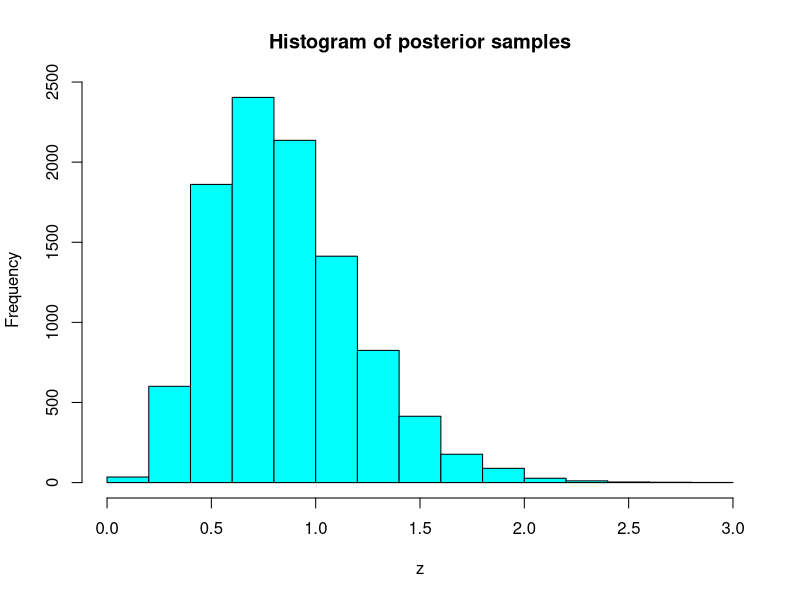
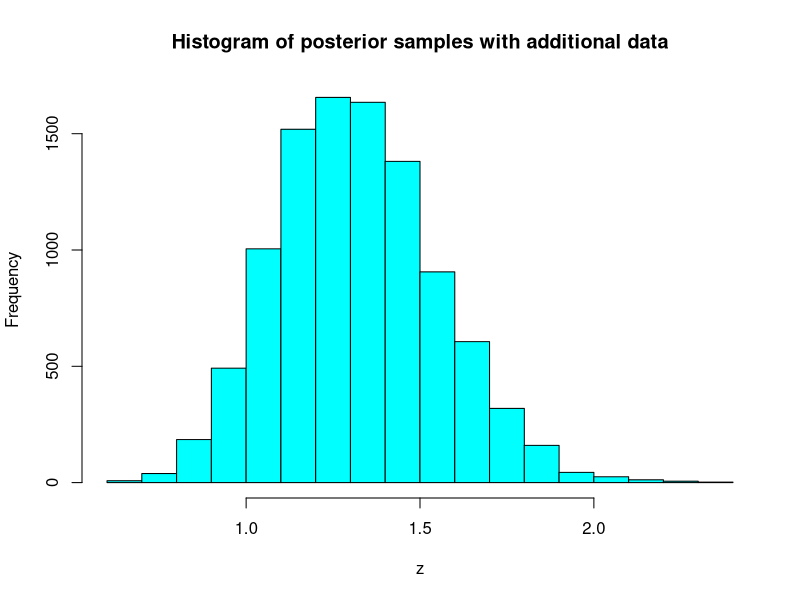
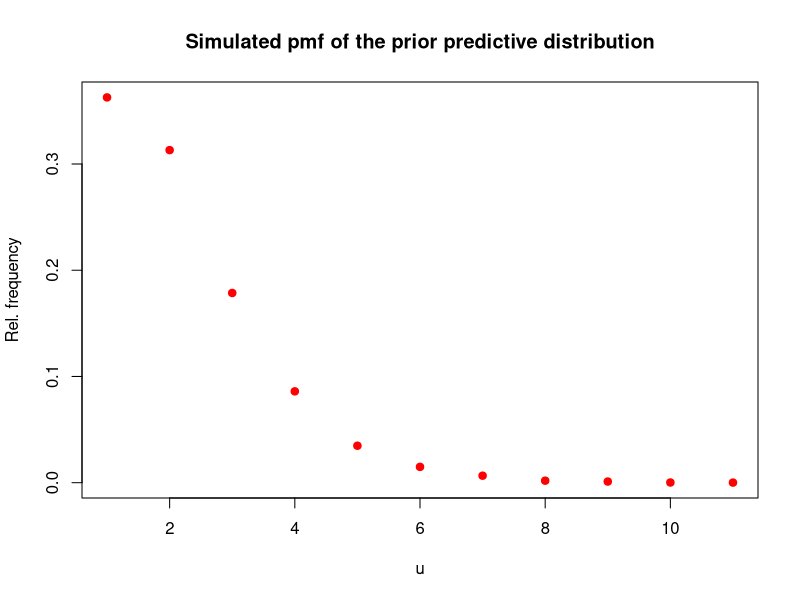
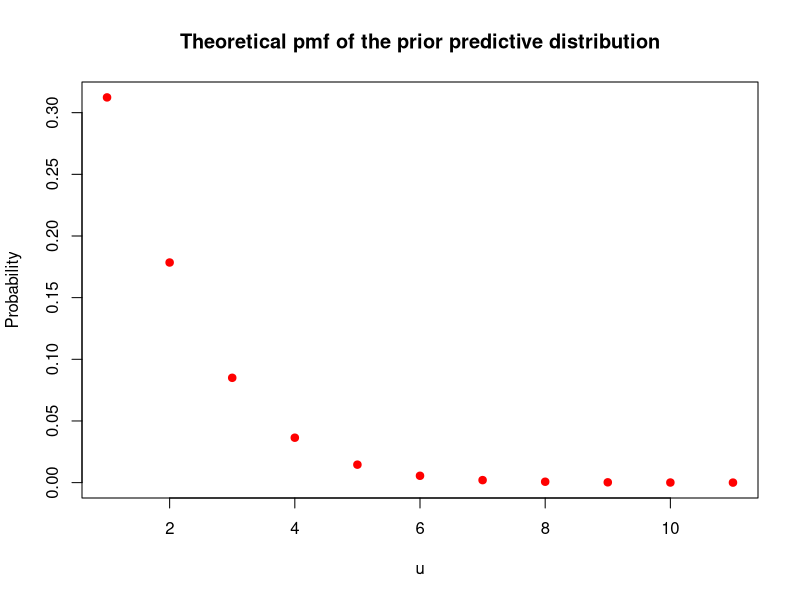
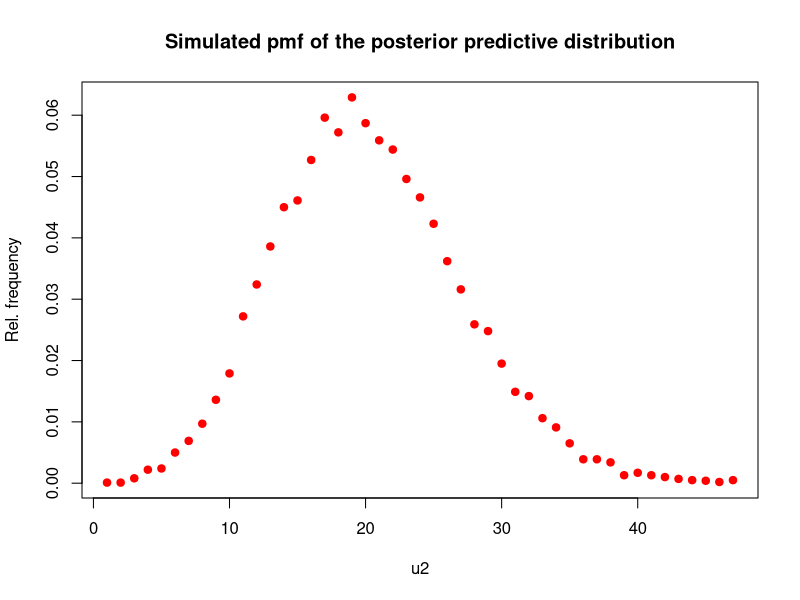
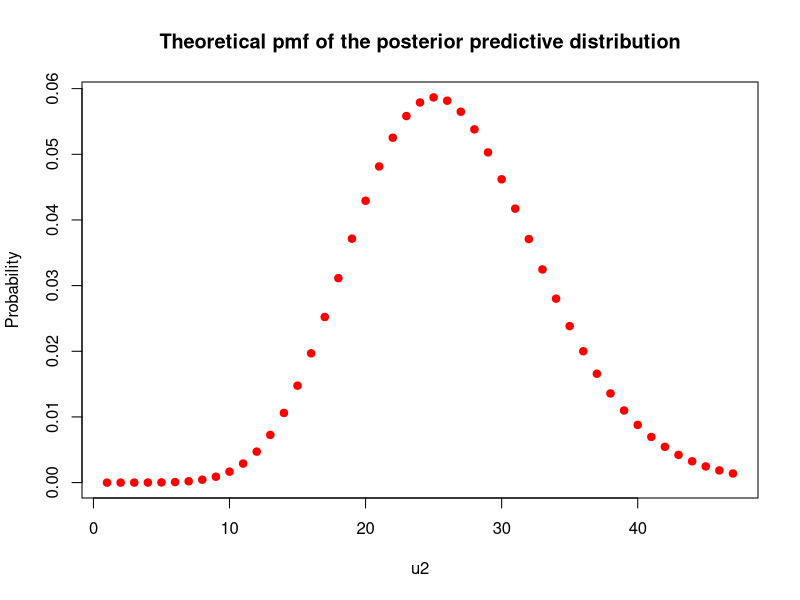
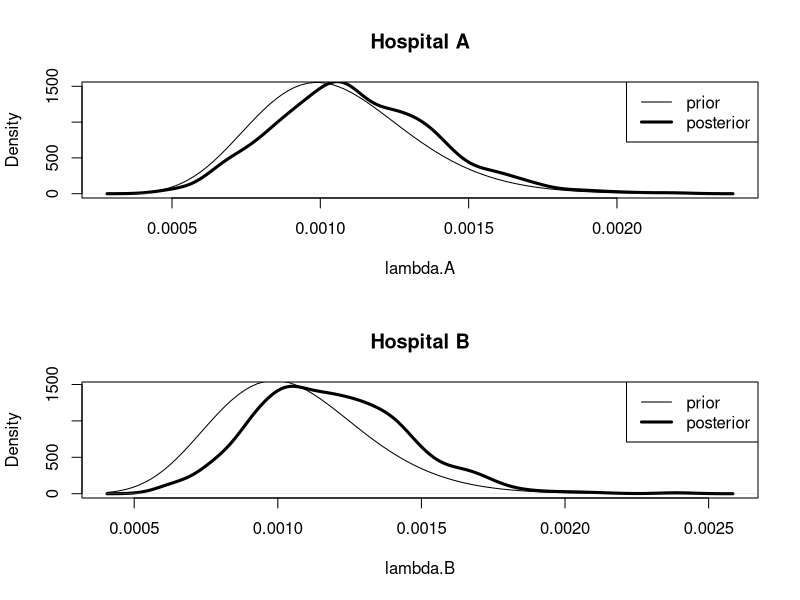

Recreate these plots in R, in order.
## ---- chunk 1
# Prior construction from known information
theta.max<-1.5
theta.average<-0.6
# We find alpha and beta for theta~Gamma(alpha,beta) such that 
# Gamma.expectation = alpha/beta = 0.6
# For instance:
alpha<-6
beta<-10
# 1.5 must be a high quantile of this distribution
round(1-pgamma(1.5,shape=alpha,rate=beta),3)
# or
alpha<-3
beta<-5
# 1.5 must be a high quantile of this distribution
round(1-pgamma(1.5,shape=alpha,rate=beta),3)
## ---- chunk 2
y<-3
x<-2
alpha1<-alpha+y
beta1<-beta+x
m1<-alpha1/beta1
round(m1,3)
# A sample from this posterior
N<-10000
z<-rgamma(N,alpha1,beta1)
hist(z,col="cyan",main="Histogram of posterior samples")
## ---- chunk 3
y2<-30
x2<-20
alpha2<-alpha+y2
beta2<-beta+x2
m2<-alpha2/beta2
round(m2,3)
# A sample from this posterior
N<-10000
z<-rgamma(N,alpha2,beta2)
hist(z,col="cyan",main="Histogram of posterior samples with additional data")
## ---- chunk 4
#
# Insert here your code
#
N<-10000
theta<-rgamma(N,alpha,beta)
z<-rpois(N,2*theta)
Tz<-table(z)/N
A<-as.data.frame(Tz)
u<-as.numeric(A$z)
plot(u,A$Freq,type="p",pch=19,col="red",
     ylab="Rel. frequency",main="Simulated pmf of the prior predictive distribution")
plot(u,dnbinom(u,size=alpha,prob=beta/(beta+2)),type="p",pch=19,col="red",
     ylab="Probability",main="Theoretical pmf of the prior predictive distribution")
theta2<-rgamma(N,alpha2,beta2)
z2<-rpois(N,20*theta2)
Tz2<-table(z2)/N
A2<-as.data.frame(Tz2)
u2<-as.numeric(A2$z)
plot(u2,A2$Freq,type="p",pch=19,col="red",
     ylab="Rel. frequency",main="Simulated pmf of the posterior predictive distribution")
plot(u2,dnbinom(u2,size=alpha2,prob=beta2/(beta2+20)),type="p",pch=19,col="red",
     ylab="Probability",main="Theoretical pmf of the posterior predictive distribution")
sprintf("Probability of more than 25 fatalities in the next 10 years = %6.3f",1-pnbinom(25,size=alpha2,prob=beta2/(beta2+20)))
sprintf("Estimated probability of more than 25 fatalities in the next 10 years = %6.3f",sum(z2>25)/N)
## ---- chunk 5
yA<-1
eA<-66
yB<-4
eB<-1767
yT<-16
eT<-15174
## ---- chunk 6
lambda.hat.A<-yA/eA
lambda.hat.B<-yB/eB
lambda.hat.T<-yT/eT
lambda.hat.A
#[1] 0.01515152
lambda.hat.B
#[1] 0.002263724
lambda.hat.T
#[1] 0.001054435
## ---- chunk 7
prior.alpha<-yT
prior.beta<-eT
## ---- chunk 8
# parameters of the prior predictive negative binomial for yA (with the exposure eA)
r<-prior.alpha
pA<-prior.beta/(prior.beta+eA)
# compute the probabilities of a range of yA values
yA.range<-0:10  # A range of values around the observed yA
yA.prior.pred<-dnbinom(yA.range, size=r, prob=pA)
yA.prior.pred.table<-rbind(yA.range,yA.prior.pred)
round(yA.prior.pred.table,3)
## ---- chunk 9
# parameters of the prior predictive negative binomial for yB (with the exposure eB)
r<-prior.alpha
pB<-prior.beta/(prior.beta+eB)
# compute the probabilities of a range of yB values
yB.range<-0:12  # A range of values around the observed yB=4
yB.prior.pred<-dnbinom(yB.range, size=r, prob=pB)
yB.prior.pred.table<-rbind(yB.range,yB.prior.pred)
round(yB.prior.pred.table,3)
## ---- chunk 10
N<-1000
lambda.A<-rgamma(N, shape = prior.alpha + yA, rate = prior.beta + eA)
lambda.B<-rgamma(N, shape = prior.alpha + yB, rate = prior.beta + eB)
old.par<-par(mfrow = c(2, 1))
    plot(density(lambda.A), main="Hospital A", xlab="lambda.A",ylim=c(0,1500),lwd=3)
    curve(dgamma(x,shape = prior.alpha,rate=prior.beta), add=TRUE)
    legend("topright",legend=c("prior","posterior"),lwd=c(1,3))
    plot(density(lambda.B), main="Hospital B", xlab="lambda.B", lwd=3)
    curve(dgamma(x, shape = prior.alpha, rate = prior.beta), add=TRUE)
    legend("topright",legend=c("prior","posterior"),lwd=c(1,3))
par(old.par)
## ---- chunk 11
y<-c(0,1,2,3,4,7)
n<-c(229,211,93,35,7,1)
H<-sum(y*n) # Total number of hits
N<-sum(n)   # Total number of grid squares
H
N 
# NB. The total number of grid squares is equal to the total area in km2 multiplied by 16 = number of
#     grid squares per km2.
y.bar<-H/N   # Average number of hits per grid square
round(y.bar,3)
## ---- chunk 12
# For the Jeffreys' non informative prior (NIP):
alpha<-0.5
beta<-0
alpha.post<-alpha+H
beta.post<-beta+N
MAP<-(alpha.post-1)/(beta.post)
E.post.lambda.y<-(alpha.post-1)/(beta.post)
round(MAP,3)
round(E.post.lambda.y,3)
## ---- chunk 13
#
# Insert your code here
#
